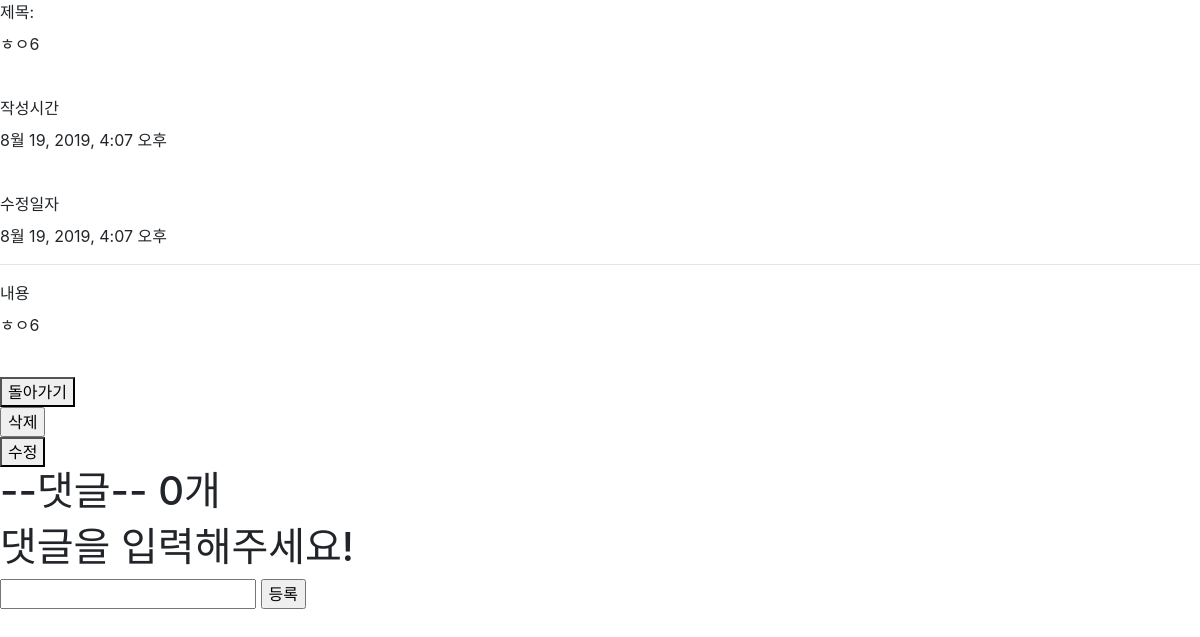
Before: /articles/6/ with the older database file.
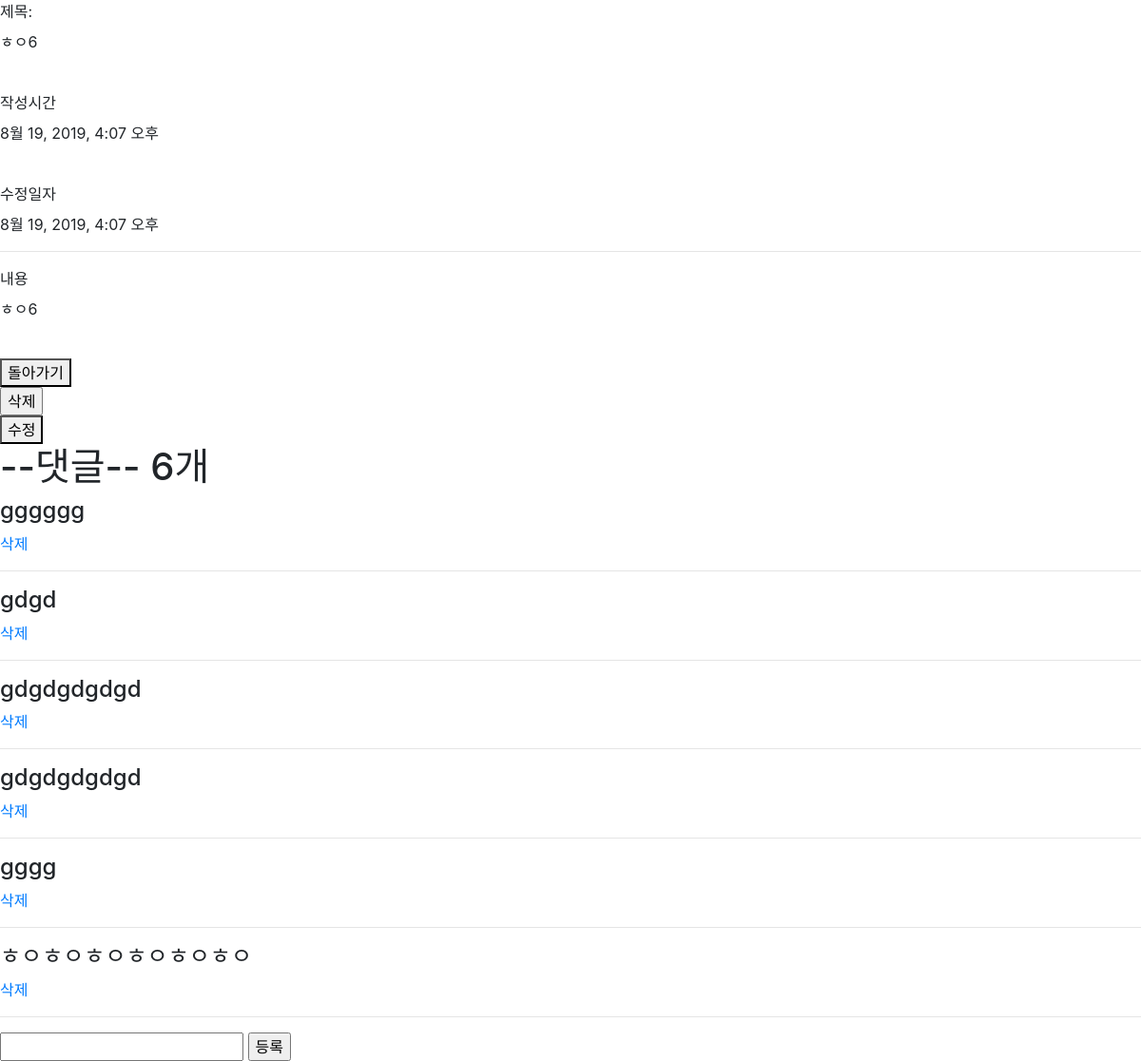
After: the same page with the newer database file.
### articles/models.py (models this page shows, shortened)
class Article(models.Model):
    title = models.CharField(max_length=10)
    content = models.TextField()
    created_at = models.DateTimeField(auto_now_add=True)
    updated_at = models.DateTimeField(auto_now=True)

class Comment(models.Model):
    content = models.CharField(max_length=140)
    created_at = models.DateTimeField(auto_now_add=True)
    article = models.ForeignKey(Article, on_delete=models.CASCADE)

### articles/views.py (the view)
# urls.py: path('<int:article_pk>/', views.detail, name='detail'),
def detail(request, article_pk):
    article = Article.objects.get(pk=article_pk)
    comment = article.comment_set.all()
    context = {
        'article' : article,
        'comment' : comment
    }
    return render(request, 'articles/detail.html', context)

### articles/templates/articles/detail.html (shortened to what this page needs)
<!DOCTYPE html>
<html lang="en">
<head>
  <link rel="stylesheet" href="https://stackpath.bootstrapcdn.com/bootstrap/4.3.1/css/bootstrap.min.css">
</head>
<body>
  <label for='title'>제목:</label><br>
  <p id = 'title'>
    {{article.title}}
  </p><br>
  <label for='c_time'>작성시간</label>
  <p id='c_time'>
    {{article.created_at}}
  </p><br>
  <label for='u_time'>수정일자</label>
  <p id='u_time'>
    {{article.updated_at}}
  </p><hr>
  <label for='content'>내용</label><br>
  <p id='content'>
    {{article.content}}
  </p><br>
  <a href='{% url 'articles:index' %}'><button>돌아가기</button></a>
  <form action='{% url 'articles:delete' article.pk %}' method = 'POST'>
    <input type='submit' value='삭제''>
    </form>
  <a href='{% url 'articles:update' article.pk %}'><button>수정</button></a>
  <div>
    <h1>--댓글-- {{comment.count}}개</h1>
    {% for comment_a in comment %}
    <h4>{{comment_a.content}}</h2>
    <a href='{% url 'articles:c_delete' comment_a.pk %}'>삭제</a>
    <hr>
    {% empty %}
    <h1>댓글을 입력해주세요!</h1>
    {% endfor %}
  </div>
  <form action="/articles/{{article.pk}}/comment_create/" method="POST">
    <input type='text' name='comment'>
    <input type='submit' value='등록'>
  </form>
</body>
</html>

Changed rows visible on the page:
computed for Article "ㅎㅇ6": count "0" → "6"
added Comment: content "gggggg"
added Comment: content "gdgd"
added Comment: content "gdgdgdgdgd"
added Comment: content "gdgdgdgdgd"
added Comment: content "gggg"
added Comment: content "ㅎㅇㅎㅇㅎㅇㅎㅇㅎㅇㅎㅇ"
Other visible differences:
text no longer shown: "댓글을 입력해주세요!"
